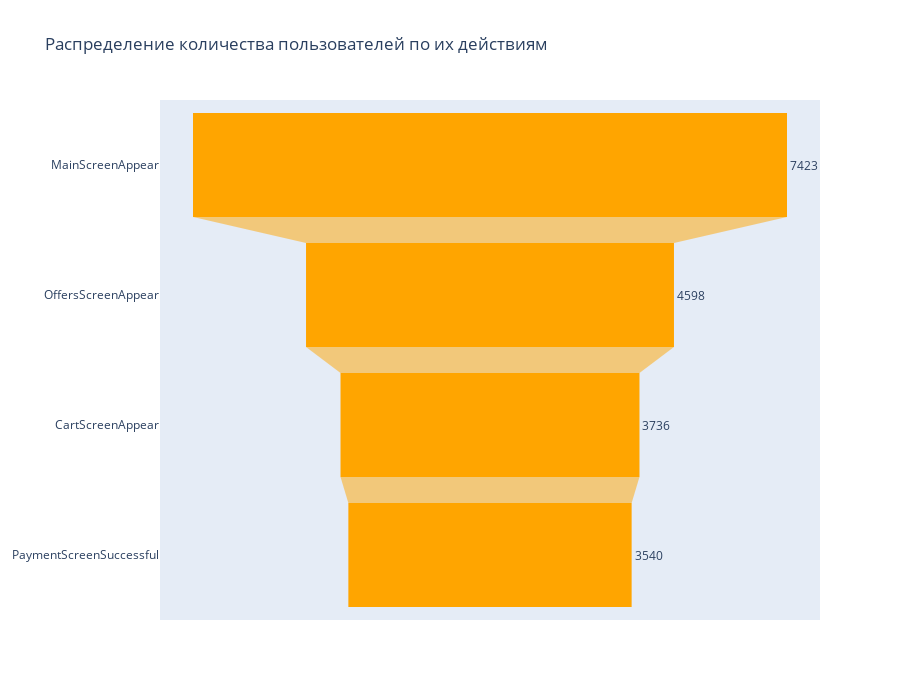

Notebook cell for this chart:
### Code cell
data_user = data_new.groupby('event_name')['user_id'].nunique().reset_index().sort_values(by='user_id', ascending=False)
fig = go.Figure(go.Funnel(
    y = data_user["event_name"],
    x = data_user["user_id"],textposition = "outside",
    textinfo = "value",
    marker = {"color": "orange"}))
fig.update_layout(title='Распределение количества пользователей по их действиям',showlegend=False,height=700, width=900)
fig.show()

### Figure 1 — Plotly figure (JSON) as saved in the notebook; plotly's stock layout.template omitted (floating-point values rounded to 4 significant figures)
{"data": [{"marker": {"color": "orange"}, "textinfo": "value", "textposition": "outside", "type": "funnel", "x": [7423, 4598, 3736, 3540], "y": ["MainScreenAppear", "OffersScreenAppear", "CartScreenAppear", "PaymentScreenSuccessful"]}], "layout": {"height": 700, "showlegend": false, "title": {"text": "Распределение количества пользователей по их действиям"}, "width": 900}}
